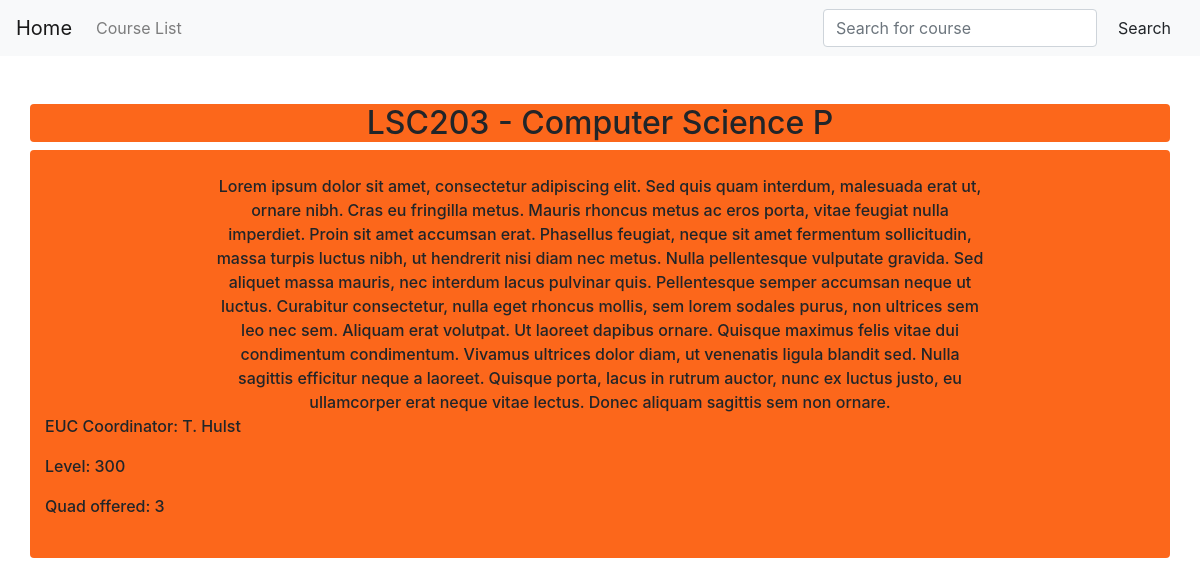
Screenshot of /studytool_app/course/Computer Science P/ with the database file from the repository.
### studytool_app/models.py (models this page shows, shortened)
class Course(models.Model):
    name = models.CharField(max_length = 200)
    code = models.CharField(max_length = 200)
    coordinator = models.CharField(max_length = 200, blank = True)
    euc_coordinator = models.CharField(max_length = 200)
    euc_coordinator_email = models.EmailField(max_length = 100,  blank = True)
    prereqs = models.CharField(max_length = 3000, blank = True)
    level = models.IntegerField()
    quad = models.IntegerField()
    blurb = models.CharField(max_length = 3000, blank = True)
    note = models.CharField(max_length = 3000, blank = True)

### studytool_app/views.py (the view)
# urls.py: path("course/<str:course_name>/", views.course, name = "course"),
def course(request, course_name):
    course = Course.objects.get(name = course_name)
    context = {"course": course}
    return render(request, "studytool_app/course.html", context)

### studytool_app/templates/studytool_app/course.html (shortened to what this page needs)
{% extends "studytool_app/parent.html" %}
{% block body %}
<br>
<div class="container rounded" style ="background-color: #fc671b">
  <center><h2>{{course.code}} - {{course.name}}</h2></center>
</div>
<div class="container rounded" style ="background-color: #fc671b; font-weight:500">
  <br>
  <div class="mx-auto" style="width: 70%">
    <center>{{course.blurb}}</center>
  </div>
  <p> EUC Coordinator: {{course.euc_coordinator}} </p>
  <p> Level: {{course.level}} </p>
  <p> Quad offered: {{course.quad}} </p>
  <br>
</div>
{% endblock %}

### rows the page displays
Course: code "LSC203", name "Computer Science P", blurb "Lorem ipsum dolor sit amet, consectetur adipiscing elit. Sed quis quam interdum, malesuada erat ut, ornare nibh. Cras eu fringilla metus. Mauris rhoncus metus ac eros porta, vitae feugiat nulla imperdiet. Proin sit amet accumsan erat. Phasellus feugiat, neque sit amet fermentum sollicitudin, massa turpis luctus nibh, ut hendrerit nisi diam nec metus. Nulla pellentesque vulputate gravida. Sed aliquet massa mauris, nec interdum lacus pulvinar quis. Pellentesque semper accumsan neque ut luctus. Curabitur consectetur, nulla eget rhoncus mollis, sem lorem sodales purus, non ultrices sem leo nec sem. Aliquam erat volutpat. Ut laoreet dapibus ornare. Quisque maximus felis vitae dui condimentum…", euc_coordinator "T. Hulst", level "300", quad "3"
